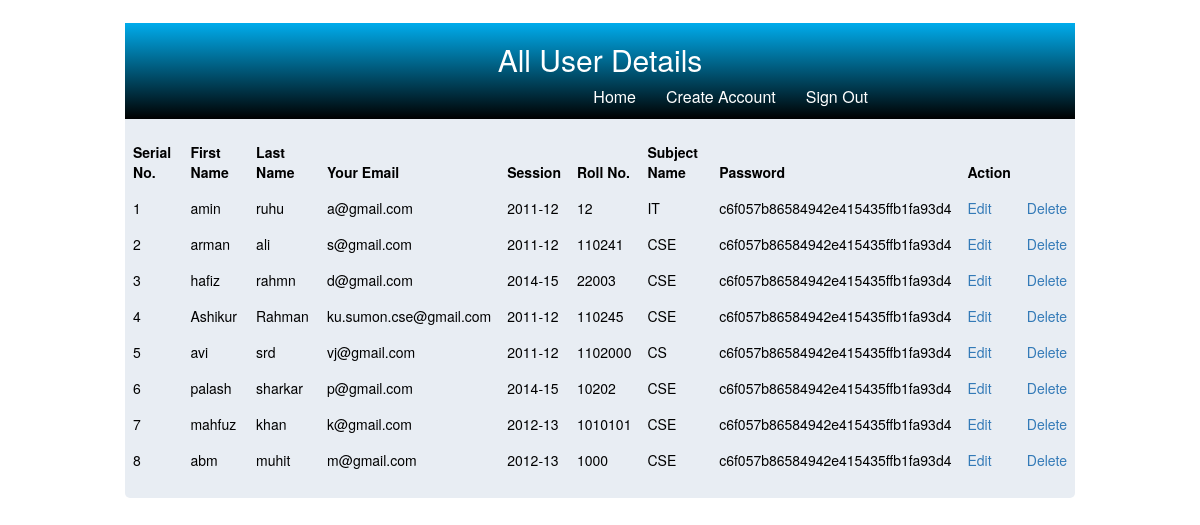
Screenshot of /admin.php (signed in) with the database file from the repository.
### tables this page shows
CREATE TABLE IF NOT EXISTS `registraion` (
`st_id` int(11) NOT NULL,
  `fastname` varchar(100) DEFAULT NULL,
  `lastname` varchar(100) DEFAULT NULL,
  `email` varchar(100) DEFAULT NULL,
  `session` varchar(10) DEFAULT NULL,
  `roll` int(10) DEFAULT NULL,
  `subj` varchar(100) DEFAULT NULL,
  `pass` varchar(100) DEFAULT NULL,
  `type` varchar(10) NOT NULL
);

### admin.php (the view, shortened to what this page needs)
<!DOCTYPE HTML>
<html>
		<link rel = "stylesheet" href = "css/bootstrap.min.css"/>
		<link rel = "stylesheet" href = "styles.css"/>
<body>
	<div class="wrapper">
		<div class="container">
			<div class="dashboard_main col-md-offset-1 col-md-10">
				<div class="col-md-12 col-sm-12  reg_header text-center">
					<h2>All User Details</h2>
					<div class="menu col-md-offset-5 col-md-7 text-right">
						<ul class="text-center">
							<li><a href="admin.php"> Home </a></li>
							<li><a href="index.php"> Create Account</a></li>
							<li><a href="logout.php"> Sign Out</a></li>
						</ul>
					</div>
				</div>
				<div class="table-responsive tbl_reg">
					<table class="table " >
						<thead>
							<tr>
								<th>Serial No.</th>
								<th>First Name</th>
								<th>Last Name</th>
								<th>Your Email</th>
								<th>Session</th>
								<th>Roll No.</th>
								<th>Subject Name</th>
								<th>Password</th>
								<th>Action</th>
							</tr>
						</thead>
						<tbody>
							<?php
								$i=0;
								$Query = "SELECT * FROM registraion";
								$result = mysql_query($Query);
								while($row = mysql_fetch_array($result))
								{
									$i++;
							?>
									<tr>
										<td><?php  echo $i ; ?></td>
										<td><?php  echo $row['fastname']; ?></td>
										<td><?php  echo $row['lastname']; ?></td>
										<td><?php  echo $row['email']; ?></td>
										<td><?php  echo $row['session']; ?></td>
										<td><?php  echo $row['roll']; ?></td>
										<td><?php  echo $row['subj']; ?></td>
										<td><?php  echo $row['pass']; ?></td>
										<td><a href="adminUpdate.php?id=<?php  echo $row['st_id']; ?>">Edit</a></td>
										<td><a Onclick=" return Confirm_Delete()" href="delete.php?id=<?php  echo $row['st_id']; ?>"  >Delete</a></td>
									</tr>
							<?php
								}
							?>
						</tbody>
					</table>
				 </div>
			</div>
		</div>
	</div>
</body>
</html>

### styles.css (style rules this page uses)
.reg_header { background-color:#00ACEC; color:#fff; margin-bottom: 15px; position:relative; background: -webkit-linear-gradient(#00ACEC, #000); background: rgba(0, 0, 0, 0) linear-gradient(#00acec, #000) repeat scroll 0 0; }
.menu ul li { float:left; list-style:none; }
.menu ul li a { text-decoration:none; color:#fff; display:block; font-size: 16px; padding-right: 15px; padding-left: 15px; padding-bottom:4px; margin-bottom:6px; }
.wrapper .dashboard_main { background-color:#E8EDF3; color:#000; font-size:14px; border-radius:0px 0px 5px 5px; padding:0; margin-top:2%; }
.wrapper .tbl_reg { overflow: visible; border:none; }
.tbl_reg .table tbody td { border:none; }
.tbl_reg .table thead tr th { border:none; }

### rows the page displays
registraion: fastname "amin", lastname "ruhu", email "a@gmail.com", session "2011-12", roll "12", subj "IT", pass "c6f057b86584942e415435ffb1fa93d4"
registraion: fastname "arman", lastname "ali", email "s@gmail.com", session "2011-12", roll "110241", subj "CSE", pass "c6f057b86584942e415435ffb1fa93d4"
registraion: fastname "hafiz", lastname "rahmn", email "d@gmail.com", session "2014-15", roll "22003", subj "CSE", pass "c6f057b86584942e415435ffb1fa93d4"
registraion: fastname "Ashikur", lastname "Rahman", email "ku.sumon.cse@gmail.com", session "2011-12", roll "110245", subj "CSE", pass "c6f057b86584942e415435ffb1fa93d4"
registraion: fastname "avi", lastname "srd", email "vj@gmail.com", session "2011-12", roll "1102000", subj "CS", pass "c6f057b86584942e415435ffb1fa93d4"
registraion: fastname "palash", lastname "sharkar", email "p@gmail.com", session "2014-15", roll "10202", subj "CSE", pass "c6f057b86584942e415435ffb1fa93d4"
registraion: fastname "mahfuz", lastname "khan", email "k@gmail.com", session "2012-13", roll "1010101", subj "CSE", pass "c6f057b86584942e415435ffb1fa93d4"
registraion: fastname "abm", lastname "muhit", email "m@gmail.com", session "2012-13", roll "1000", subj "CSE", pass "c6f057b86584942e415435ffb1fa93d4"
